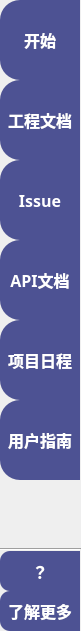
   <widget class="QWidget" name="widget" native="true">
    <property name="geometry">
     <rect>
      <x>0</x>
      <y>70</y>
      <width>81</width>
      <height>631</height>
     </rect>
    </property>
    <layout class="QVBoxLayout" name="verticalLayout">
     <property name="spacing">
      <number>0</number>
     </property>
     <property name="leftMargin">
      <number>0</number>
     </property>
     <property name="topMargin">
      <number>0</number>
     </property>
     <property name="rightMargin">
      <number>0</number>
     </property>
     <property name="bottomMargin">
      <number>0</number>
     </property>
     <item>
      <widget class="QToolButton" name="toolButton_12">
       <property name="minimumSize">
        <size>
         <width>80</width>
         <height>80</height>
        </size>
       </property>
       <property name="maximumSize">
        <size>
         <width>80</width>
         <height>80</height>
        </size>
       </property>
       <property name="font">
        <font>
         <family>黑体</family>
         <pointsize>-1</pointsize>
         <italic>false</italic>
         <bold>true</bold>
        </font>
       </property>
       <property name="styleSheet">
        <string notr="true">QToolButton {
    border: none;
    background-color: rgb(77, 82, 147);  /* 背景色 */
    color: white;               /* 文字颜色 */
    padding: 4px;
font:bold 16px;		/*设置按钮文字和大小*/
border-top-left-radius:20px;
border-bottom-left-radius:20px;
}

QToolButton:hover {
    background-color: rgb(0, 0, 127);  /* 悬停状态 */
}

QToolButton:pressed {
   background-color: rgb(0, 0, 127);   /* 按下状态 */
}</string>
       </property>
       <property name="text">
        <string>开始</string>
       </property>
       <property name="icon">
        <iconset theme="QIcon::ThemeIcon::GoHome"/>
       </property>
       <property name="iconSize">
        <size>
         <width>30</width>
         <height>30</height>
        </size>
       </property>
       <property name="popupMode">
        <enum>QToolButton::ToolButtonPopupMode::DelayedPopup</enum>
       </property>
       <property name="toolButtonStyle">
        <enum>Qt::ToolButtonStyle::ToolButtonTextUnderIcon</enum>
       </property>
      </widget>
     </item>
     <item>
      <widget class="QToolButton" name="toolButton">
       <property name="minimumSize">
        <size>
         <width>80</width>
         <height>80</height>
        </size>
       </property>
       <property name="maximumSize">
        <size>
         <width>80</width>
         <height>80</height>
        </size>
       </property>
       <property name="font">
        <font>
         <family>黑体</family>
         <pointsize>-1</pointsize>
         <italic>false</italic>
         <bold>true</bold>
        </font>
       </property>
       <property name="styleSheet">
        <string notr="true">QToolButton {
    border: none;
    background-color: rgb(77, 82, 147);  /* 背景色 */
    color: white;               /* 文字颜色 */
    padding: 4px;
font:bold 16px;		/*设置按钮文字和大小*/
border-top-left-radius:20px;
border-bottom-left-radius:20px;
}

QToolButton:hover {
    background-color: rgb(0, 0, 127);  /* 悬停状态 */
}

QToolButton:pressed {
   background-color: rgb(0, 0, 127);   /* 按下状态 */
}</string>
       </property>
       <property name="text">
        <string>工程文档</string>
       </property>
       <property name="icon">
        <iconset theme="accessories-dictionary"/>
       </property>
       <property name="iconSize">
        <size>
         <width>30</width>
         <height>30</height>
        </size>
       </property>
       <property name="popupMode">
        <enum>QToolButton::ToolButtonPopupMode::DelayedPopup</enum>
       </property>
       <property name="toolButtonStyle">
        <enum>Qt::ToolButtonStyle::ToolButtonTextUnderIcon</enum>
       </property>
      </widget>
     </item>
     <item>
      <widget class="QToolButton" name="toolButton_101">
       <property name="minimumSize">
        <size>
         <width>80</width>
         <height>80</height>
        </size>
       </property>
       <property name="maximumSize">
        <size>
         <width>80</width>
         <height>80</height>
        </size>
       </property>
       <property name="font">
        <font>
         <family>黑体</family>
         <pointsize>-1</pointsize>
         <italic>false</italic>
         <bold>true</bold>
        </font>
       </property>
       <property name="styleSheet">
        <string notr="true">QToolButton {
    border: none;
    background-color: rgb(77, 82, 147);  /* 背景色 */
    color: white;               /* 文字颜色 */
    padding: 4px;
font:bold 16px;		/*设置按钮文字和大小*/
border-top-left-radius:20px;
border-bottom-left-radius:20px;
}

QToolButton:hover {
    background-color: rgb(0, 0, 127);  /* 悬停状态 */
}

QToolButton:pressed {
   background-color: rgb(0, 0, 127);   /* 按下状态 */
}</string>
       </property>
       <property name="text">
        <string>Issue</string>
       </property>
       <property name="icon">
        <iconset theme="QIcon::ThemeIcon::DocumentPageSetup"/>
       </property>
       <property name="iconSize">
        <size>
         <width>30</width>
         <height>30</height>
        </size>
       </property>
       <property name="toolButtonStyle">
        <enum>Qt::ToolButtonStyle::ToolButtonTextUnderIcon</enum>
       </property>
      </widget>
     </item>
     <item>
      <widget class="QToolButton" name="toolButton_102">
       <property name="minimumSize">
        <size>
         <width>80</width>
         <height>80</height>
        </size>
       </property>
       <property name="maximumSize">
        <size>
         <width>80</width>
         <height>80</height>
        </size>
       </property>
       <property name="font">
        <font>
         <family>黑体</family>
         <pointsize>-1</pointsize>
         <italic>false</italic>
         <bold>true</bold>
        </font>
       </property>
       <property name="styleSheet">
        <string notr="true">QToolButton {
    border: none;
    background-color: rgb(77, 82, 147);  /* 背景色 */
    color: white;               /* 文字颜色 */
    padding: 4px;
font:bold 16px;		/*设置按钮文字和大小*/
border-top-left-radius:20px;
border-bottom-left-radius:20px;
}

QToolButton:hover {
    background-color: rgb(0, 0, 127);  /* 悬停状态 */
}

QToolButton:pressed {
   background-color: rgb(0, 0, 127);   /* 按下状态 */
}</string>
       </property>
       <property name="text">
        <string>API文档</string>
       </property>
       <property name="icon">
        <iconset theme="QIcon::ThemeIcon::DocumentSend"/>
       </property>
       <property name="iconSize">
        <size>
         <width>30</width>
         <height>30</height>
        </size>
       </property>
       <property name="toolButtonStyle">
        <enum>Qt::ToolButtonStyle::ToolButtonTextUnderIcon</enum>
       </property>
      </widget>
     </item>
     <item>
      <widget class="QToolButton" name="toolButton_103">
       <property name="minimumSize">
        <size>
         <width>80</width>
         <height>80</height>
        </size>
       </property>
       <property name="maximumSize">
        <size>
         <width>80</width>
         <height>80</height>
        </size>
       </property>
       <property name="font">
        <font>
         <family>黑体</family>
         <pointsize>-1</pointsize>
         <italic>false</italic>
         <bold>true</bold>
        </font>
       </property>
       <property name="styleSheet">
        <string notr="true">QToolButton {
    border: none;
    background-color: rgb(77, 82, 147);  /* 背景色 */
    color: white;               /* 文字颜色 */
    padding: 4px;
font:bold 16px;		/*设置按钮文字和大小*/
border-top-left-radius:20px;
border-bottom-left-radius:20px;
}

QToolButton:hover {
    background-color: rgb(0, 0, 127);  /* 悬停状态 */
}

QToolButton:pressed {
   background-color: rgb(0, 0, 127);   /* 按下状态 */
}</string>
       </property>
       <property name="text">
        <string>项目日程</string>
       </property>
       <property name="icon">
        <iconset theme="QIcon::ThemeIcon::WeatherClear"/>
       </property>
       <property name="iconSize">
        <size>
         <width>30</width>
         <height>30</height>
        </size>
       </property>
       <property name="toolButtonStyle">
        <enum>Qt::ToolButtonStyle::ToolButtonTextUnderIcon</enum>
       </property>
      </widget>
     </item>
     <item>
      <widget class="QToolButton" name="toolButton_132">
       <property name="minimumSize">
        <size>
         <width>80</width>
         <height>80</height>
        </size>
       </property>
       <property name="maximumSize">
        <size>
         <width>80</width>
         <height>80</height>
        </size>
       </property>
       <property name="font">
        <font>
         <family>黑体</family>
         <pointsize>-1</pointsize>
         <italic>false</italic>
         <bold>true</bold>
        </font>
       </property>
       <property name="styleSheet">
        <string notr="true">QToolButton {
    border: none;
    background-color: rgb(77, 82, 147);  /* 背景色 */
    color: white;               /* 文字颜色 */
    padding: 4px;
font:bold 16px;		/*设置按钮文字和大小*/
border-top-left-radius:20px;
border-bottom-left-radius:20px;
}

QToolButton:hover {
    background-color: rgb(0, 0, 127);  /* 悬停状态 */
}

QToolButton:pressed {
   background-color: rgb(0, 0, 127);   /* 按下状态 */
}</string>
       </property>
       <property name="text">
        <string>用户指南</string>
       </property>
       <property name="icon">
        <iconset theme="QIcon::ThemeIcon::DocumentProperties"/>
       </property>
       <property name="iconSize">
        <size>
         <width>30</width>
         <height>30</height>
        </size>
       </property>
       <property name="toolButtonStyle">
        <enum>Qt::ToolButtonStyle::ToolButtonTextUnderIcon</enum>
       </property>
      </widget>
     </item>
     <item>
      <spacer name="verticalSpacer">
       <property name="orientation">
        <enum>Qt::Orientation::Vertical</enum>
       </property>
       <property name="sizeHint" stdset="0">
        <size>
         <width>20</width>
         <height>40</height>
        </size>
       </property>
      </spacer>
     </item>
     <item>
      <widget class="Line" name="line">
       <property name="orientation">
        <enum>Qt::Orientation::Horizontal</enum>
       </property>
      </widget>
     </item>
     <item>
      <widget class="QToolButton" name="toolButton_104">
       <property name="minimumSize">
        <size>
         <width>80</width>
         <height>40</height>
        </size>
       </property>
       <property name="maximumSize">
        <size>
         <width>80</width>
         <height>40</height>
        </size>
       </property>
       <property name="font">
        <font>
         <pointsize>-1</pointsize>
         <italic>false</italic>
         <bold>true</bold>
        </font>
       </property>
       <property name="styleSheet">
        <string notr="true">QToolButton {
    border: none;
    background-color: rgb(77, 82, 147);  /* 背景色 */
    color: white;               /* 文字颜色 */
    padding: 4px;
font:bold 16px;		/*设置按钮文字和大小*/
border-top-left-radius:10px;
border-bottom-left-radius:10px;
}

QToolButton:hover {
    background-color: rgb(0, 0, 127);  /* 悬停状态 */
}

QToolButton:pressed {
   background-color: rgb(0, 0, 127);   /* 按下状态 */
}</string>
       </property>
       <property name="text">
        <string>？</string>
       </property>
       <property name="icon">
        <iconset theme="help-about"/>
       </property>
       <property name="toolButtonStyle">
        <enum>Qt::ToolButtonStyle::ToolButtonTextOnly</enum>
       </property>
      </widget>
     </item>
     <item>
      <widget class="QToolButton" name="toolButton_105">
       <property name="minimumSize">
        <size>
         <width>80</width>
         <height>40</height>
        </size>
       </property>
       <property name="maximumSize">
        <size>
         <width>80</width>
         <height>40</height>
        </size>
       </property>
       <property name="font">
        <font>
         <family>黑体</family>
         <pointsize>-1</pointsize>
         <italic>false</italic>
         <bold>true</bold>
        </font>
       </property>
       <property name="styleSheet">
        <string notr="true">QToolButton {
    border: none;
    background-color: rgb(77, 82, 147);  /* 背景色 */
    color: white;               /* 文字颜色 */
    padding: 4px;
font:bold 16px;		/*设置按钮文字和大小*/
border-top-left-radius:10px;
border-bottom-left-radius:10px;
}

QToolButton:hover {
    background-color: rgb(0, 0, 127);  /* 悬停状态 */
}

QToolButton:pressed {
   background-color: rgb(0, 0, 127);   /* 按下状态 */
}</string>
       </property>
       <property name="text">
        <string>了解更多</string>
       </property>
      </widget>
     </item>
    </layout>
   </widget>
